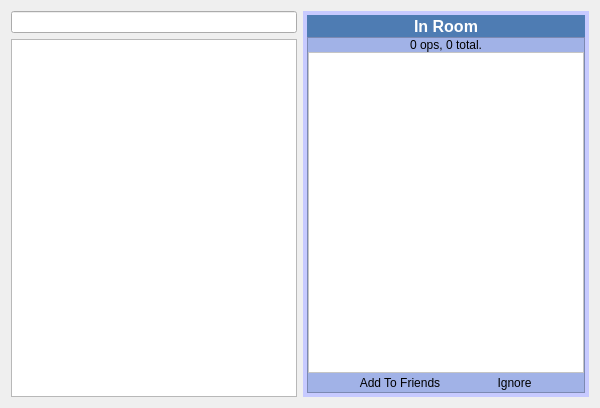
<?xml version="1.0" encoding="UTF-8"?>
<ui version="4.0">
 <class>WidgetChatTab</class>
 <widget class="QWidget" name="WidgetChatTab">
  <property name="geometry">
   <rect>
    <x>0</x>
    <y>0</y>
    <width>600</width>
    <height>408</height>
   </rect>
  </property>
  <property name="sizePolicy">
   <sizepolicy hsizetype="Expanding" vsizetype="Expanding">
    <horstretch>0</horstretch>
    <verstretch>0</verstretch>
   </sizepolicy>
  </property>
  <property name="maximumSize">
   <size>
    <width>16777215</width>
    <height>16777215</height>
   </size>
  </property>
  <property name="windowTitle">
   <string>ChatTab</string>
  </property>
  <layout class="QGridLayout" name="gridLayout">
   <item row="0" column="0">
    <widget class="QLineEdit" name="lineEdit">
     <property name="sizePolicy">
      <sizepolicy hsizetype="Preferred" vsizetype="Fixed">
       <horstretch>0</horstretch>
       <verstretch>0</verstretch>
      </sizepolicy>
     </property>
    </widget>
   </item>
   <item row="0" column="1" rowspan="2">
    <widget class="QFrame" name="frameChatRightSidebar">
     <property name="styleSheet">
      <string notr="true">QFrame {
	background-color: rgb(199, 202, 255);
}</string>
     </property>
     <property name="frameShape">
      <enum>QFrame::NoFrame</enum>
     </property>
     <property name="frameShadow">
      <enum>QFrame::Raised</enum>
     </property>
     <layout class="QGridLayout" name="gridLayout_46">
      <property name="margin">
       <number>4</number>
      </property>
      <property name="spacing">
       <number>4</number>
      </property>
      <item row="0" column="0">
       <layout class="QGridLayout" name="gridLayoutChatUsersTask">
        <property name="spacing">
         <number>0</number>
        </property>
        <item row="2" column="0">
         <widget class="QFrame" name="frameChatUsersTask">
          <property name="maximumSize">
           <size>
            <width>16777215</width>
            <height>16777215</height>
           </size>
          </property>
          <property name="styleSheet">
           <string notr="true">QFrame {
	background-color: rgb(161, 178, 231);
}

QToolButton {
    border: 1px solid transparent;
    background-color: transparent;
}

 QToolButton:pressed {
     background-color: qlineargradient(x1: 0, y1: 0, x2: 0, y2: 1,
                                       stop: 0 #dadbde, stop: 1 #f6f7fa);
 }

QToolButton:checked {
     border: 1px solid rgb(78, 96, 255);
     background-color: qlineargradient(x1: 0, y1: 0, x2: 0, y2: 1,
                                       stop: 0 #dadbde, stop: 1 #f6f7fa);
}

 QToolButton:hover {
     border: 1px solid rgb(78, 96, 255);
     background-color: qlineargradient(x1: 0, y1: 0, x2: 0, y2: 1,
                                       stop: 0 #dadbde, stop: 1 #f6f7fa);
 }</string>
          </property>
          <property name="frameShape">
           <enum>QFrame::StyledPanel</enum>
          </property>
          <property name="frameShadow">
           <enum>QFrame::Sunken</enum>
          </property>
          <layout class="QGridLayout" name="gridLayout_41">
           <property name="margin">
            <number>0</number>
           </property>
           <property name="spacing">
            <number>0</number>
           </property>
           <item row="2" column="0">
            <layout class="QGridLayout" name="gridLayoutChatUsersButtons">
             <item row="0" column="0">
              <widget class="QToolButton" name="toolButtonChatAddFriend">
               <property name="text">
                <string>Add To Friends</string>
               </property>
               <property name="icon">
                <iconset resource="../Resource.qrc">
                 <normaloff>:/Resource/Generic/Add.png</normaloff>:/Resource/Generic/Add.png</iconset>
               </property>
               <property name="iconSize">
                <size>
                 <width>20</width>
                 <height>20</height>
                </size>
               </property>
               <property name="toolButtonStyle">
                <enum>Qt::ToolButtonTextBesideIcon</enum>
               </property>
              </widget>
             </item>
             <item row="0" column="1">
              <widget class="QToolButton" name="toolButtonChatIgnore">
               <property name="text">
                <string>Ignore</string>
               </property>
               <property name="icon">
                <iconset resource="../Resource.qrc">
                 <normaloff>:/Resource/Generic/Ban.png</normaloff>:/Resource/Generic/Ban.png</iconset>
               </property>
               <property name="iconSize">
                <size>
                 <width>20</width>
                 <height>20</height>
                </size>
               </property>
               <property name="toolButtonStyle">
                <enum>Qt::ToolButtonTextBesideIcon</enum>
               </property>
              </widget>
             </item>
            </layout>
           </item>
           <item row="0" column="0">
            <widget class="QLabel" name="labelChatUsersCount">
             <property name="text">
              <string>0 ops, 0 total.</string>
             </property>
             <property name="alignment">
              <set>Qt::AlignCenter</set>
             </property>
            </widget>
           </item>
           <item row="1" column="0">
            <widget class="QListView" name="listViewChatUsers">
             <property name="styleSheet">
              <string notr="true">background-color: rgb(255, 255, 255);</string>
             </property>
            </widget>
           </item>
          </layout>
         </widget>
        </item>
        <item row="1" column="0">
         <widget class="QToolButton" name="toolButtonChatUsersHeader">
          <property name="sizePolicy">
           <sizepolicy hsizetype="Expanding" vsizetype="Fixed">
            <horstretch>0</horstretch>
            <verstretch>0</verstretch>
           </sizepolicy>
          </property>
          <property name="styleSheet">
           <string notr="true">QToolButton {
	background-color: rgb(78, 124, 179);
	color: rgb(255, 255, 255);
	border: none;
	font-size: 16px;
	font-weight: bold;
}
</string>
          </property>
          <property name="text">
           <string>In Room</string>
          </property>
          <property name="icon">
           <iconset resource="../Resource.qrc">
            <normaloff>:/Resource/Chat/Users.png</normaloff>:/Resource/Chat/Users.png</iconset>
          </property>
          <property name="toolButtonStyle">
           <enum>Qt::ToolButtonTextBesideIcon</enum>
          </property>
         </widget>
        </item>
       </layout>
      </item>
     </layout>
    </widget>
   </item>
   <item row="1" column="0">
    <widget class="QTextBrowser" name="textBrowser">
     <property name="enabled">
      <bool>true</bool>
     </property>
     <property name="sizePolicy">
      <sizepolicy hsizetype="Expanding" vsizetype="Expanding">
       <horstretch>0</horstretch>
       <verstretch>0</verstretch>
      </sizepolicy>
     </property>
    </widget>
   </item>
  </layout>
 </widget>
 <resources>
  <include location="../Resource.qrc"/>
 </resources>
 <connections/>
</ui>
